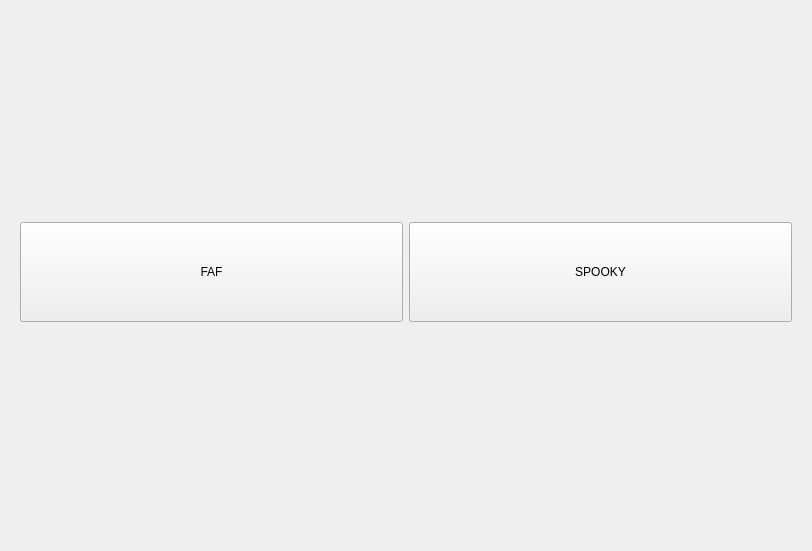
<?xml version="1.0" encoding="UTF-8"?>
<ui version="4.0">
 <class>rootView</class>
 <widget class="QWidget" name="rootView">
  <property name="geometry">
   <rect>
    <x>0</x>
    <y>0</y>
    <width>812</width>
    <height>551</height>
   </rect>
  </property>
  <property name="sizePolicy">
   <sizepolicy hsizetype="Preferred" vsizetype="Preferred">
    <horstretch>0</horstretch>
    <verstretch>0</verstretch>
   </sizepolicy>
  </property>
  <property name="windowTitle">
   <string>Form</string>
  </property>
  <layout class="QVBoxLayout" name="verticalLayout">
   <property name="topMargin">
    <number>4</number>
   </property>
   <item>
    <widget class="QWidget" name="widget" native="true">
     <property name="sizePolicy">
      <sizepolicy hsizetype="Preferred" vsizetype="Preferred">
       <horstretch>0</horstretch>
       <verstretch>0</verstretch>
      </sizepolicy>
     </property>
     <property name="minimumSize">
      <size>
       <width>0</width>
       <height>0</height>
      </size>
     </property>
     <property name="maximumSize">
      <size>
       <width>16777215</width>
       <height>100</height>
      </size>
     </property>
     <layout class="QHBoxLayout" name="horizontalLayout">
      <property name="topMargin">
       <number>0</number>
      </property>
      <property name="bottomMargin">
       <number>0</number>
      </property>
      <item>
       <widget class="QPushButton" name="fafDbButton">
        <property name="sizePolicy">
         <sizepolicy hsizetype="Minimum" vsizetype="Preferred">
          <horstretch>0</horstretch>
          <verstretch>0</verstretch>
         </sizepolicy>
        </property>
        <property name="minimumSize">
         <size>
          <width>0</width>
          <height>20</height>
         </size>
        </property>
        <property name="text">
         <string>FAF</string>
        </property>
       </widget>
      </item>
      <item>
       <widget class="QPushButton" name="spookyDbButton">
        <property name="sizePolicy">
         <sizepolicy hsizetype="Minimum" vsizetype="Preferred">
          <horstretch>0</horstretch>
          <verstretch>0</verstretch>
         </sizepolicy>
        </property>
        <property name="minimumSize">
         <size>
          <width>0</width>
          <height>20</height>
         </size>
        </property>
        <property name="text">
         <string>SPOOKY</string>
        </property>
       </widget>
      </item>
     </layout>
    </widget>
   </item>
  </layout>
 </widget>
 <resources/>
 <connections/>
</ui>
